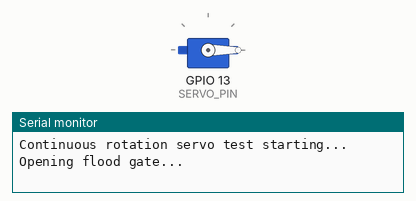
This sketch was run on a simulated ESP32. Parts: servo, the last lines printed to the serial monitor.

Above: at 1.05 s.
At 6.05 s:
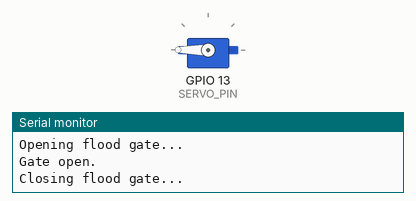
At 11.0 s:
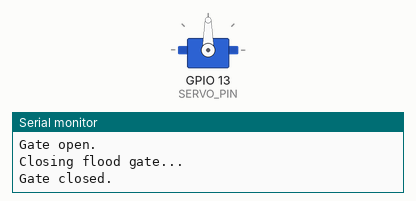
Timing chart, 0 to 14.0 s (numbered marks = the images above):
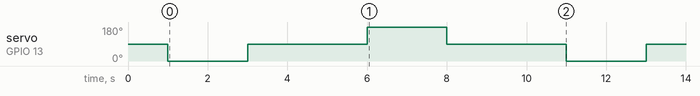

The sketch:

servo_test.ino
```cpp
#include <ESP32Servo.h>

Servo myServo;
#define SERVO_PIN 13
#define GATE_OPEN_TIME 2000  // adjust this to match your gate mechanism

void openGate() {
  Serial.println("Opening flood gate...");
  myServo.write(0);
  delay(GATE_OPEN_TIME);
  myServo.write(90);
  Serial.println("Gate open.");
}

void closeGate() {
  Serial.println("Closing flood gate...");
  myServo.write(180);
  delay(GATE_OPEN_TIME);
  myServo.write(90);
  Serial.println("Gate closed.");
}

void setup() {
  Serial.begin(115200);
  myServo.attach(SERVO_PIN);
  myServo.write(90);  // make sure it starts stopped
  delay(1000);
  Serial.println("Continuous rotation servo test starting...");
}

void loop() {
  openGate();
  delay(3000);

  closeGate();
  delay(3000);
}
```

Measured:
- by itself, servo on GPIO 13 (SERVO_PIN): repeats every 10.0 s: 90° 3.0 s, 180° 2.0 s, 90° 3.0 s, 0° 2.0 s
